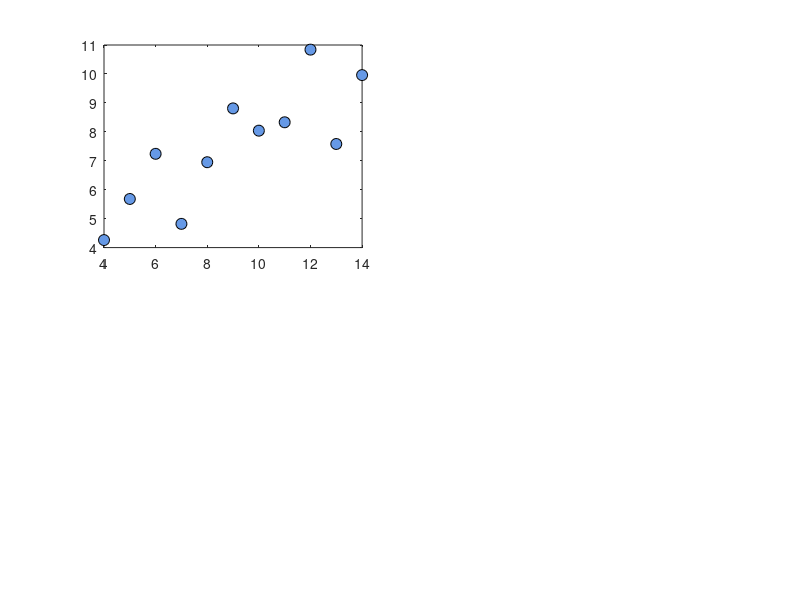

Here is the MATLAB script that generated this plot: (Note: this script raises an error after producing the figure.)
%%
%   COURSE: Master statistics and machine learning: intuition, math, code										
%      URL: udemy.com/course/statsml_x/?couponCode=202112 
% 
%  SECTION: Correlation
%    VIDEO: Spearman correlation and Fisher-Z
% 
%  TEACHER: Mike X Cohen, sincxpress.com
%

%%

% a clear MATLAB workspace is a clear mental workspace
close all; clear; clc

%% Anscobe's quartet


anscombe = [
  % series 1    series 2    series 3     series 4
    10  8.04    10  9.14    10  7.46     8  6.58;
     8  6.95     8  8.14     8  6.77     8  5.76;
    13  7.58    13  8.76    13 12.74     8  7.71;
     9  8.81     9  8.77     9  7.11     8  8.84;
    11  8.33    11  9.26    11  7.81     8  8.47;
    14  9.96    14  8.10    14  8.84     8  7.04;
     6  7.24     6  6.13     6  6.08     8  5.25;
     4  4.26     4  3.10     4  5.39     8  5.56;
    12 10.84    12  9.13    12  8.15     8  7.91;
     7  4.82     7  7.26     7  6.42     8  6.89;
     5  5.68     5  4.74     5  5.73    19 12.50;
    ];


% plot and compute correlations
figure(1), clf
for i=1:4
    subplot(2,2,i)
    plot(anscombe(:,(i-1)*2+1),anscombe(:,(i-1)*2+2),'ko','markersize',8,'markerfacecolor',[.4 .6 .9])
    h = lsline;
    set(h,'linew',2,'color',[.6 .8 .9])
    axis square
    set(gca,'xtick',[],'ytick',[])
    corr_p = corr(anscombe(:,(i-1)*2+1),anscombe(:,(i-1)*2+2),'type','p');
    corr_s = corr(anscombe(:,(i-1)*2+1),anscombe(:,(i-1)*2+2),'type','s');
    title([ 'r_p = ' num2str(round(corr_p*100)/100) ';   r_s = ' num2str(round(corr_s*100)/100) ])
end

%% Fisher-Z transform


% simulate correlation coefficients
N = 10000;
r = 2*rand(N,1) - 1;

% Fisher-Z
fz = atanh(r);



figure(2), clf
subplot(5,1,2:4), hold on
% overlay the Fisher-Z
[y,x] = histcounts(fz,30);
x = (x(2:end)+x(1:end-1))/2;
h = bar(x,y);
set(h,'FaceColor','r','FAceAlpha',.5)

% raw correlations
[y,x] = histcounts(r,30);
x = (x(2:end)+x(1:end-1))/2;
h = bar(x,y);
set(h,'FaceColor','b','FAceAlpha',.5)


set(gca,'xlim',[-1 1]*4,'yticklabel',[])
xlabel('r / f')
ylabel('Count')
legend({'Fisher-Z';'Raw r'})

%%

figure(3), clf, hold on
plot(1:N,sort(r),'o','markerfacecolor','w','markersize',7)
plot(1:N,sort(fz),'o','markerfacecolor','w','markersize',7)
box off
set(gca,'xlim',[-5 N+5],'XTickLabel',[],'ylim',[-1 1]*5.5)
ylabel('Value')
legend('Correlation','Fisher-Z','box','off')

% zoom in
% set(gca,'ylim',[-1 1]*.8)

%% done.
